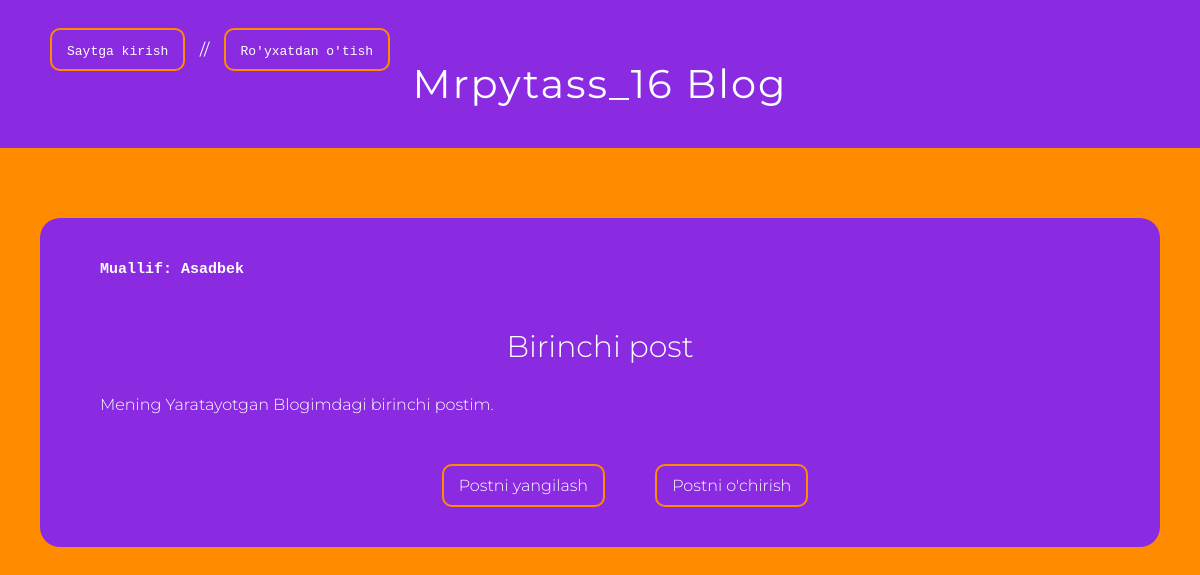
Before: /post/1/ with the older database file.
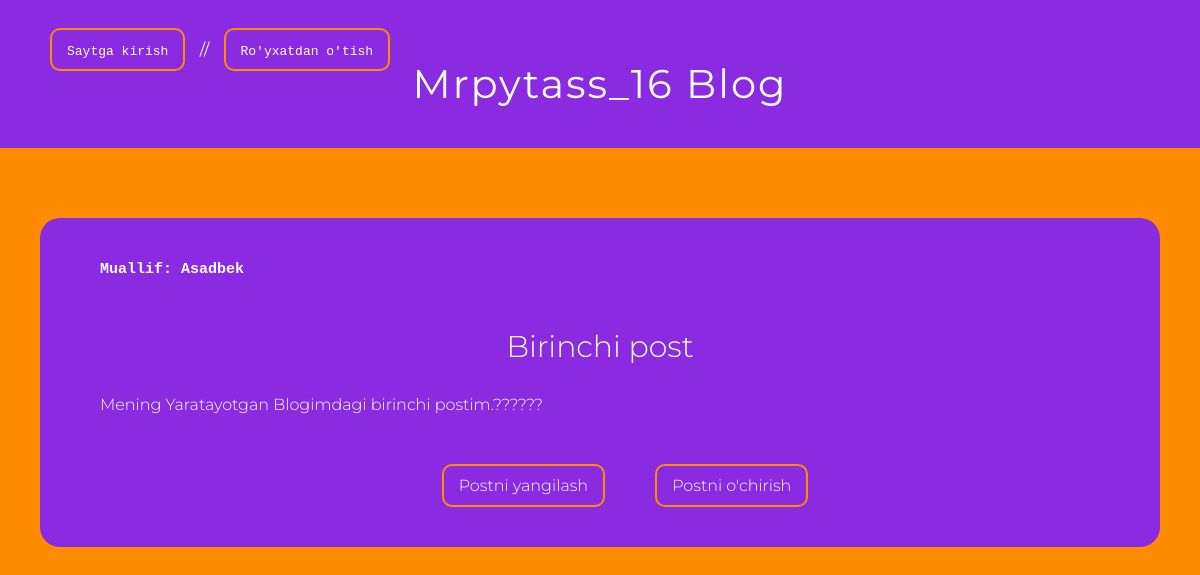
After: the same page with the newer database file.
### BlogApp/models.py (models this page shows, shortened)
class Post(models.Model):
    title = models.CharField(max_length=150)
    author = models.ForeignKey(
        'auth.User',
        on_delete=models.CASCADE
    )
    text = models.TextField()
    short_info = models.CharField(max_length=100)

### BlogApp/views.py (the view)
# urls.py: path('post/<int:pk>/', See_Only_One_Post_View.as_view(), name='only_post'),
class See_Only_One_Post_View(DetailView):
    model = Post
    template_name = 'see_only_one_post.html'

### template/see_only_one_post.html
{% extends 'base.html' %}
{% block content %}
    <div class="only_post">
        <h4 class="author"><code>Muallif: {{ post.author }}</code></h4>
        <h2>{{ post.title }}</h2>
        <h4 class="text">{{ post.text }}</h4>
        <div class="update_post">
            <h4 class="update_btn"><a href="{% url 'update_post' post.pk %}">Postni yangilash</a></h4>
            <h4 class="delete_btn"><a href="{% url 'delete_post_page' post.pk %}">Postni o'chirish</a></h4>
        </div>
    </div>
{% endblock content %}

Changed rows visible on the page:
changed Post "Birinchi post": text "Mening Yaratayotgan Blogimdagi birinchi postim." → "Mening Yaratayotgan Blogimdagi birinchi postim.??????"
